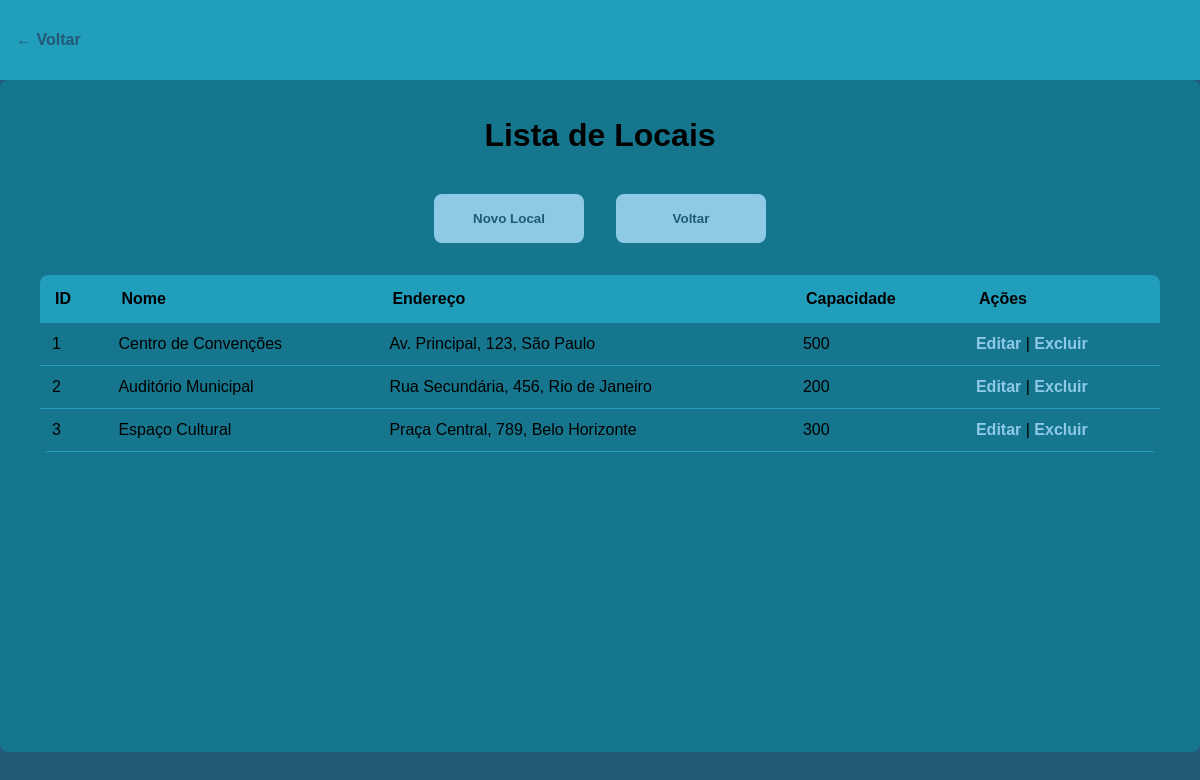
The app's page /admin/locais/listar.php (signed in) with its own data.
### tables this page shows
CREATE TABLE Local (
    id_local INT PRIMARY KEY AUTO_INCREMENT,
    nome_local VARCHAR(100) NOT NULL,
    endereco VARCHAR(200) NOT NULL,
    capacidade INT NOT NULL
);

### admin/locais/listar.php (the view, shortened to what this page needs)
<?php require_once('../auth.php'); include_once '../../config/conexao.php'; ?>
<!DOCTYPE html>
<html lang="pt-br">
<head>
    <link rel="stylesheet" href="../../css/admin_style.css">
</head>
<body>
    <header>
        <div id="config">
            <a href="../index.php">&larr; Voltar</a>
        </div>
    </header>
    <div class="container">
        <h1>Lista de Locais</h1>
        <div class="button-group">
            <a href="cadastrar.php"><button>Novo Local</button></a>
            <a href="../index.php"><button>Voltar</button></a>
        </div>
        <table>
            <tr>
                <th>ID</th>
                <th>Nome</th>
                <th>Endereço</th>
                <th>Capacidade</th>
                <th>Ações</th>
            </tr>
            <?php
            $sql = $conn->query("SELECT * FROM Local");
            while ($row = $sql->fetch(PDO::FETCH_ASSOC)) {
                echo "<tr>
                        <td>{$row['id_local']}</td>
                        <td>{$row['nome_local']}</td>
                        <td>{$row['endereco']}</td>
                        <td>{$row['capacidade']}</td>
                        <td>
                            <a href='editar.php?id={$row['id_local']}'>Editar</a> |
                            <a href='#' class='delete-entity' data-id='{$row['id_local']}' data-action='excluir.php'>Excluir</a>
                        </td>
                      </tr>";
            }
            ?>
        </table>
    </div>
</body>
</html>

### css/admin_style.css (style rules this page uses)
:root { --mainColor: #219EBC; --secondaryColor: #15768D; --accentColor: #8ECAE6; --textColor: #000000; --bg-col: #225974; }
body { margin: 0; padding: 0; font-family: Arial, sans-serif; background-color: var(--bg-col); color: var(--textColor); padding-top: 10vh; }
a { color: var(--accentColor); font-weight: bold; text-decoration: none; }
header { position: fixed; top: 0; left: 0; width: 100%; height: 10vh; background-color: var(--mainColor); display: flex; align-items: center; justify-content: space-between; z-index: 100; }
#config { display: flex; align-items: center; padding-left: 1rem; }
#config a { color: var(--bg-col); font-weight: bold; text-decoration: none; }
.container { max-width: 1200px; margin: 0 auto; padding: 2vh 5vh; background-color: var(--secondaryColor); min-height: 80vh; border-radius: 8px; }
h1 { color: var(--textColor); text-align: center; margin-bottom: 3vh; }
input[type=submit], button { background-color: var(--accentColor); border: 2px solid var(--accentColor); border-radius: 8px; padding: 15px; width: auto; min-width: 150px; margin: 2vh 1vh; cursor: pointer; color: var(--bg-col); font-weight: bold; }
table { width: 100%; border-collapse: collapse; margin-top: 2vh; background-color: var(--bg-col); border-radius: 8px; overflow: hidden; }
table th { background-color: var(--mainColor); color: var(--textColor); padding: 15px; text-align: left; }
table td { background-color: var(--secondaryColor); color: var(--textColor); padding: 12px; border-bottom: 1px solid var(--mainColor); }
table a { color: var(--accentColor); text-decoration: none; font-weight: bold; }
.button-group { display: flex; gap: 2vh; margin-bottom: 2vh; justify-content: center; }

### records on screen
local: id_local "1", nome_local "Centro de Convenções", endereco "Av. Principal, 123, São Paulo", capacidade "500"
local: id_local "2", nome_local "Auditório Municipal", endereco "Rua Secundária, 456, Rio de Janeiro", capacidade "200"
local: id_local "3", nome_local "Espaço Cultural", endereco "Praça Central, 789, Belo Horizonte", capacidade "300"
